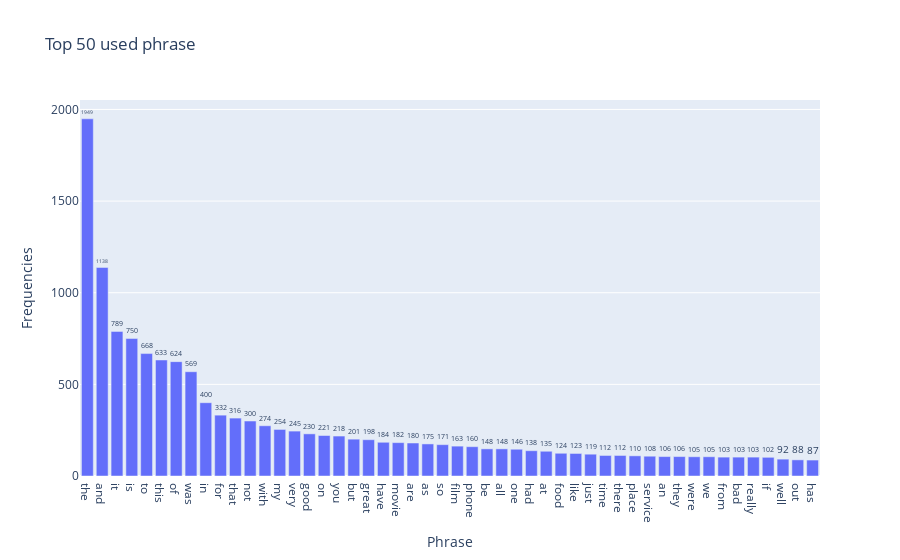

The cell this chart's notebook holds for it:
### Code cell
# a better plot
# Plot the distribution using higher frequency features.
SIZE = 50 # how many phrase to display
sorted = pd.DataFrame(term_frequencies, columns=['freq'])
sorted = sorted.sort_values(by=['freq'], ascending=False)
idx = (sorted.index).to_list()[:SIZE]

fig = px.bar(
             x=count_vect.get_feature_names_out()[idx], y=sorted[:SIZE]['freq'].to_list(),
             labels = {'x':'Phrase', 'y':'Frequencies'},
             category_orders = count_vect.get_feature_names_out()[idx],
             title='Top '+str(SIZE) + ' used phrase'
            )
fig.update_traces(texttemplate=sorted[:SIZE]['freq'].to_list(), textposition='outside')
fig.show()

### Figure 1 — Plotly figure (JSON) as saved in the notebook; plotly's stock layout.template omitted (floating-point values rounded to 4 significant figures)
{"data": [{"alignmentgroup": "True", "hovertemplate": "Phrase=%{x}<br>Frequencies=%{y}<extra></extra>", "legendgroup": "", "marker": {"color": "#636efa", "pattern": {"shape": ""}}, "name": "", "offsetgroup": "", "orientation": "v", "showlegend": false, "textposition": "outside", "texttemplate": ["1949", "1138", "789", "750", "668", "633", "624", "569", "400", "332", "316", "300", "274", "254", "245", "230", "221", "218", "201", "198", "184", "182", "180", "175", "171", "163", "160", "148", "148", "146", "138", "135", "124", "123", "119", "112", "112", "110", "108", "106", "106", "105", "105", "103", "103", "103", "102", "92", "88", "87"], "type": "bar", "x": ["the", "and", "it", "is", "to", "this", "of", "was", "in", "for", "that", "not", "with", "my", "very", "good", "on", "you", "but", "great", "have", "movie", "are", "as", "so", "film", "phone", "be", "all", "one", "had", "at", "food", "like", "just", "time", "there", "place", "service", "an", "they", "were", "we", "from", "bad", "really", "if", "well", "out", "has"], "xaxis": "x", "y": [1949, 1138, 789, 750, 668, 633, 624, 569, 400, 332, 316, 300, 274, 254, 245, 230, 221, 218, 201, 198, 184, 182, 180, 175, 171, 163, 160, 148, 148, 146, 138, 135, 124, 123, 119, 112, 112, 110, 108, 106, 106, 105, 105, 103, 103, 103, 102, 92, 88, 87], "yaxis": "y"}], "layout": {"barmode": "relative", "legend": {"tracegroupgap": 0}, "title": {"text": "Top 50 used phrase"}, "xaxis": {"anchor": "y", "domain": [0, 1], "title": {"text": "Phrase"}}, "yaxis": {"anchor": "x", "domain": [0, 1], "title": {"text": "Frequencies"}}}}
